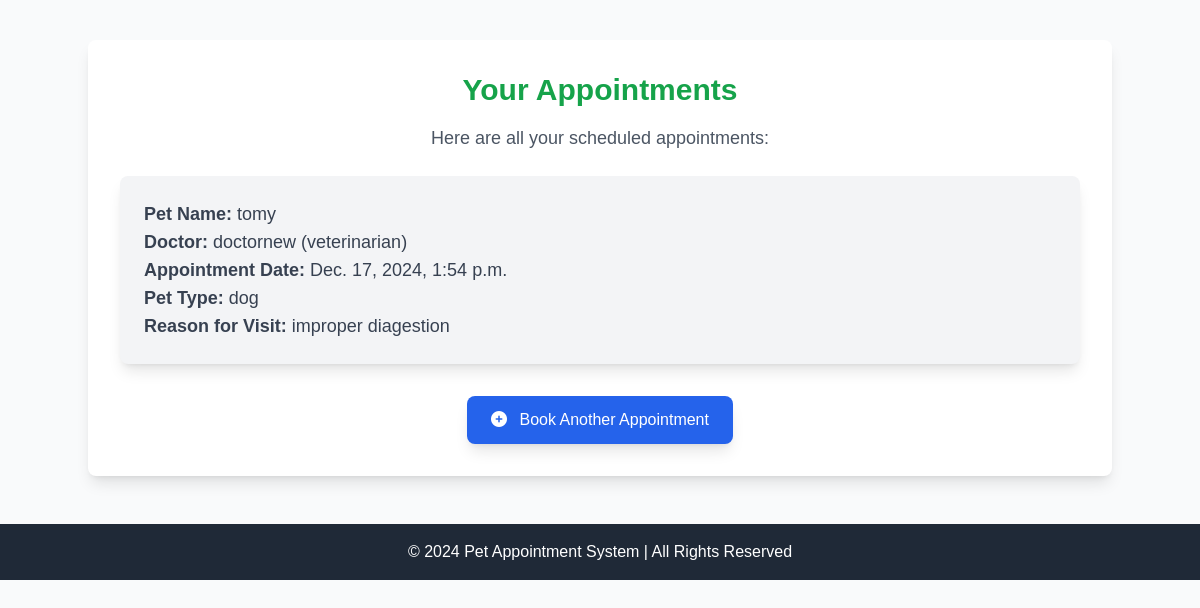
The app's page /appointment-success/ (signed in) with its own data.
### petapp/models.py (models this page shows, shortened)
class VetAppointment(models.Model):
    pet_name = models.CharField(max_length=255)
    pet_owner = models.ForeignKey(User, on_delete=models.CASCADE)
    doctor = models.ForeignKey(Doctor, on_delete=models.CASCADE, related_name='appointments')  # Add doctor
    appointment_date = models.DateTimeField()
    pet_type = models.CharField(max_length=100)  # Dog, Cat, etc.
    reason_for_visit = models.TextField()  # Description of the reason for the appointment
    status = models.CharField(max_length=50, choices=[('Pending', 'Pending'), ('Confirmed', 'Confirmed'), ('Completed', 'Completed')], default='Pending')

class Doctor(models.Model):
    name = models.CharField(max_length=200)
    email = models.EmailField()
    password = models.CharField(max_length=100)
    location = models.CharField(max_length=50)
    phone = models.IntegerField()
    profile_pic = models.FileField(upload_to='profile', blank=True, null=True)
    specialization = models.CharField(max_length=100, blank=True, null=True)
    qualifications = models.TextField(blank=True, null=True)  # Qualifications info
    years_of_experience = models.PositiveIntegerField(default=0)  # Experience in years
    consultation_fee = models.DecimalField(max_digits=10, decimal_places=2, blank=True, null=True)
    DAYS_OF_WEEK = [
        ('MONDAY', 'Monday'),
        ('TUESDAY', 'Tuesday'),
        ('WEDNESDAY', 'Wednesday'),
        ('THURSDAY', 'Thursday'),
        ('FRIDAY', 'Friday'),
        ('SATURDAY', 'Saturday'),
        ('SUNDAY', 'Sunday'),
    ]
    availability = models.CharField(
        max_length=50,
        choices=DAYS_OF_WEEK,
        blank=True,
        null=True,
        help_text="Select the days of the week available."
    )

### petapp/views.py (the view)
# urls.py: path('appointment-success/', views.appointment_success, name='appointment_success'),
def appointment_success(request):
    email = request.session.get('email')
    if email:
        user = get_object_or_404(User, email=email)#
        appointment = VetAppointment.objects.filter(pet_owner=user)
        return render(request, 'appointments.html', {'appointment': appointment})
    return render(request, 'appointments.html')

### petapp/templates/appointments.html (shortened to what this page needs)
<!DOCTYPE html>
<html lang="en">
<head>
  <script src="https://cdn.tailwindcss.com"></script>
</head>
<body class="bg-gray-50">
  <div class="container mx-auto p-8 bg-white shadow-lg rounded-lg mt-10">
    <div class="text-center">
      <h1 class="text-3xl font-bold text-green-600 mb-4">Your Appointments</h1>
      <p class="text-lg text-gray-600">Here are all your scheduled appointments:</p>
    </div>
    {% if appointment %}
      <div class="mt-6 space-y-6">
        {% for appointment in appointment %}
          <div class="p-6 bg-gray-100 rounded-lg shadow-lg">
            <ul class="text-lg text-gray-700">
              <li><strong>Pet Name:</strong> {{ appointment.pet_name }}</li>
              <li><strong>Doctor:</strong> {{ appointment.doctor.name }} ({{ appointment.doctor.specialization }})</li>
              <li><strong>Appointment Date:</strong> {{ appointment.appointment_date }}</li>
              <li><strong>Pet Type:</strong> {{ appointment.pet_type }}</li>
              <li><strong>Reason for Visit:</strong> {{ appointment.reason_for_visit }}</li>
            </ul>
          </div>
        {% endfor %}
      </div>
    {% else %}
      <div class="mt-6 p-6 bg-gray-100 rounded-lg shadow-lg">
        <p class="text-lg text-red-600">You currently have no appointments scheduled.</p>
      </div>
    {% endif %}
    <div class="flex justify-center mt-8">
      <a href="{% url 'book_appointment' %}" class="bg-blue-600 text-white py-3 px-6 rounded-lg shadow-lg hover:bg-blue-700 focus:outline-none focus:ring-2 focus:ring-blue-500">
        <i class="fas fa-plus-circle mr-2"></i> Book Another Appointment
      </a>
    </div>
  </div>
  <footer class="bg-gray-800 text-white text-center py-4 mt-12">
    <p>&copy; 2024 Pet Appointment System | All Rights Reserved</p>
  </footer>
</body>
</html>

### petapp/templates/appointments.html (style rules this page uses)
body { font-family: 'Arial', sans-serif; }

### records on screen
VetAppointment: pet_name "tomy", doctor.name "doctornew", doctor.specialization "veterinarian", appointment_date "Dec. 17, 2024, 1:54 p.m.", pet_type "dog", reason_for_visit "improper diagestion"
